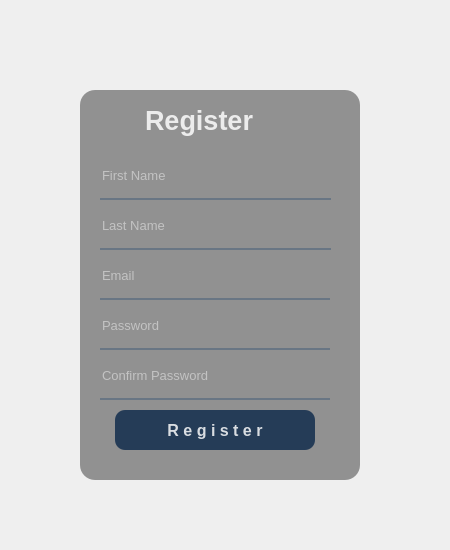
<?xml version="1.0" encoding="UTF-8"?>
<ui version="4.0">
 <class>Form</class>
 <widget class="QWidget" name="Form">
  <property name="geometry">
   <rect>
    <x>0</x>
    <y>0</y>
    <width>450</width>
    <height>550</height>
   </rect>
  </property>
  <property name="font">
   <font>
    <kerning>false</kerning>
   </font>
  </property>
  <property name="windowTitle">
   <string>Form</string>
  </property>
  <widget class="QWidget" name="widget" native="true">
   <property name="geometry">
    <rect>
     <x>40</x>
     <y>40</y>
     <width>370</width>
     <height>480</height>
    </rect>
   </property>
   <property name="styleSheet">
    <string notr="true">QPushButton#pushButton{
	
	background-color: qlineargradient(spread:pad, x1:0, y1:0.505682, x2:1, y2:0477, stop:0 rgba(20, 47, 78, 219), stop:1 rgba(85, 98 , 112, 226));
	color: rgba(255, 255, 255, 210);
	border-radius:10px;
}
QPushButton#pushButton:hover{
	
	background-color: qlineargradient(spread:pad, x1:0, y1:0.505682, x2:1, y2:0477, stop:0 rgba(40, 67, 98, 219), stop:1 rgba(105, 118 , 132, 226));
	
}
QPushButton#pushButton:pressed{
	padding-left:5px;
	padding-top:5px;
	background-color:rgba(105, 118, 132, 200);
}
</string>
   </property>
   <widget class="QLabel" name="label">
    <property name="geometry">
     <rect>
      <x>30</x>
      <y>30</y>
      <width>300</width>
      <height>420</height>
     </rect>
    </property>
    <property name="styleSheet">
     <string notr="true">border-image: url(:/images/background.png);
border-radius: 20px</string>
    </property>
    <property name="text">
     <string/>
    </property>
   </widget>
   <widget class="QLabel" name="label_2">
    <property name="geometry">
     <rect>
      <x>30</x>
      <y>30</y>
      <width>300</width>
      <height>420</height>
     </rect>
    </property>
    <property name="styleSheet">
     <string notr="true">background-color: qradialgradient(spread:pad, x1:0, y1:0, x2:0, y2:0.715909, stop:0.375 rgba(0, 0, 0, 50), stop:0.835227 rgba(0, 0, 0, 75));
border-radius: 20px</string>
    </property>
    <property name="text">
     <string/>
    </property>
   </widget>
   <widget class="QLabel" name="label_3">
    <property name="geometry">
     <rect>
      <x>40</x>
      <y>50</y>
      <width>280</width>
      <height>390</height>
     </rect>
    </property>
    <property name="autoFillBackground">
     <bool>false</bool>
    </property>
    <property name="styleSheet">
     <string notr="true">background-color:rgba(0, 0, 0, 100);
border-radius:15px</string>
    </property>
    <property name="text">
     <string/>
    </property>
   </widget>
   <widget class="QLabel" name="label_4">
    <property name="geometry">
     <rect>
      <x>105</x>
      <y>60</y>
      <width>151</width>
      <height>40</height>
     </rect>
    </property>
    <property name="font">
     <font>
      <pointsize>20</pointsize>
      <weight>75</weight>
      <bold>true</bold>
     </font>
    </property>
    <property name="styleSheet">
     <string notr="true">color:rgba(255, 255, 255, 210);</string>
    </property>
    <property name="text">
     <string>Register</string>
    </property>
   </widget>
   <widget class="QLineEdit" name="lineEdit">
    <property name="geometry">
     <rect>
      <x>60</x>
      <y>220</y>
      <width>230</width>
      <height>40</height>
     </rect>
    </property>
    <property name="font">
     <font>
      <pointsize>10</pointsize>
     </font>
    </property>
    <property name="styleSheet">
     <string notr="true">background-color:rgba(0,0,0,0);
border:none;
border-bottom:2px solid rgba(105, 118, 132, 255);
color:rgba(255,255,255,230);
padding-bottom:7px;
</string>
    </property>
    <property name="placeholderText">
     <string>Email</string>
    </property>
   </widget>
   <widget class="QLineEdit" name="lineEdit_2">
    <property name="geometry">
     <rect>
      <x>60</x>
      <y>270</y>
      <width>230</width>
      <height>40</height>
     </rect>
    </property>
    <property name="font">
     <font>
      <pointsize>10</pointsize>
     </font>
    </property>
    <property name="styleSheet">
     <string notr="true">background-color:rgba(0,0,0,0);
border:none;
border-bottom:2px solid rgba(105, 118, 132, 255);
color:rgba(255,255,255,230);
padding-bottom:7px;
</string>
    </property>
    <property name="echoMode">
     <enum>QLineEdit::Password</enum>
    </property>
    <property name="placeholderText">
     <string>Password</string>
    </property>
   </widget>
   <widget class="QPushButton" name="pushButton">
    <property name="geometry">
     <rect>
      <x>75</x>
      <y>370</y>
      <width>200</width>
      <height>40</height>
     </rect>
    </property>
    <property name="font">
     <font>
      <pointsize>12</pointsize>
      <weight>75</weight>
      <bold>true</bold>
     </font>
    </property>
    <property name="text">
     <string>R e g i s t e r</string>
    </property>
   </widget>
   <widget class="QLineEdit" name="lineEdit_3">
    <property name="geometry">
     <rect>
      <x>60</x>
      <y>320</y>
      <width>230</width>
      <height>40</height>
     </rect>
    </property>
    <property name="font">
     <font>
      <pointsize>10</pointsize>
     </font>
    </property>
    <property name="styleSheet">
     <string notr="true">background-color:rgba(0,0,0,0);
border:none;
border-bottom:2px solid rgba(105, 118, 132, 255);
color:rgba(255,255,255,230);
padding-bottom:7px;
</string>
    </property>
    <property name="echoMode">
     <enum>QLineEdit::Password</enum>
    </property>
    <property name="placeholderText">
     <string>Confirm Password</string>
    </property>
   </widget>
   <widget class="QLineEdit" name="lineEdit_4">
    <property name="geometry">
     <rect>
      <x>60</x>
      <y>120</y>
      <width>231</width>
      <height>40</height>
     </rect>
    </property>
    <property name="font">
     <font>
      <pointsize>10</pointsize>
     </font>
    </property>
    <property name="styleSheet">
     <string notr="true">background-color:rgba(0,0,0,0);
border:none;
border-bottom:2px solid rgba(105, 118, 132, 255);
color:rgba(255,255,255,230);
padding-bottom:7px;
</string>
    </property>
    <property name="placeholderText">
     <string>First Name</string>
    </property>
   </widget>
   <widget class="QLineEdit" name="lineEdit_5">
    <property name="geometry">
     <rect>
      <x>60</x>
      <y>170</y>
      <width>231</width>
      <height>40</height>
     </rect>
    </property>
    <property name="font">
     <font>
      <pointsize>10</pointsize>
     </font>
    </property>
    <property name="styleSheet">
     <string notr="true">background-color:rgba(0,0,0,0);
border:none;
border-bottom:2px solid rgba(105, 118, 132, 255);
color:rgba(255,255,255,230);
padding-bottom:7px;
</string>
    </property>
    <property name="placeholderText">
     <string>Last Name</string>
    </property>
   </widget>
  </widget>
 </widget>
 <resources>
  <include location="res.qrc"/>
 </resources>
 <connections/>
</ui>
